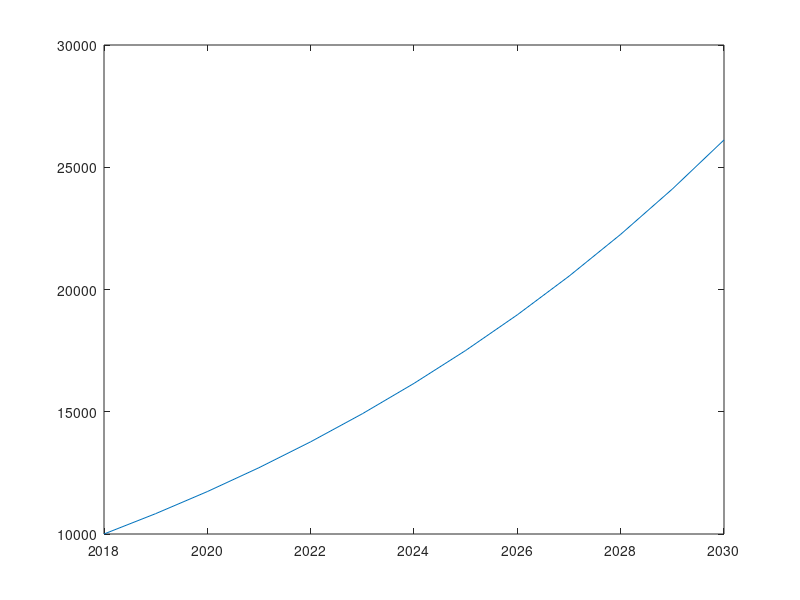

Here is the MATLAB script that generated this plot:
clear;

mod = @(t,x,p,q)p*x - q*x;

[t, y] = ode45(mod,[2018:2030], ...
                     10000, odeset(), 0.1,0.02);
                 
plot(t,y);
